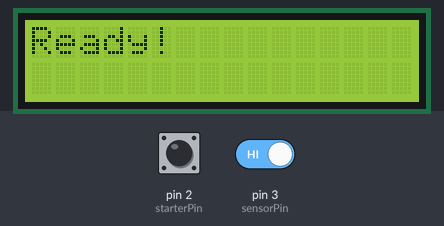
Recording of a sketch running on a simulated Arduino Uno, built with avr-gcc and run on an emulated ATmega328P. Parts: 16×2 character LCD. The test bench sets the inputs (shaded band); at power-on: pin 3 (sensorPin) HIGH, pin 2 (starterPin) LOW.

Above: at 1.2 s.
1.3 s: pin 3 (sensorPin) driven LOW
At 1.8 s:
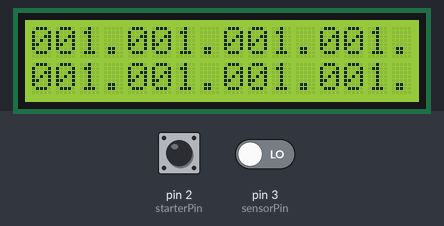
2.8 s: pin 3 (sensorPin) driven HIGH
At 3.4 s:
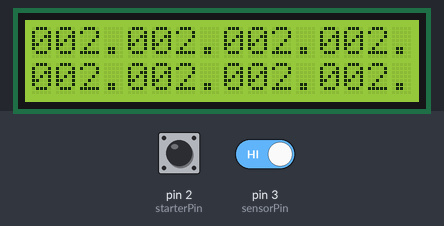
Timing chart, 0 to 5.8 s (numbered marks = the images above; inputs shaded):
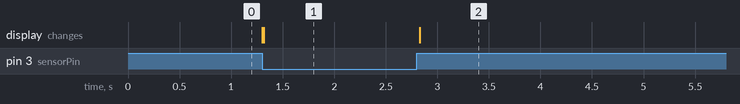

Measured:
- after the input at 1.3 s, the display: first changes at once (image 1 shows a later state)
- after the input at 2.8 s, the display: changes at once (image 2)

The sketch:

race_timer.ino
```cpp
#include <LiquidCrystal.h>

// initialize the library by associating any needed LCD interface pin
// with the arduino pin number it is connected to
const int rs = 12, en = 11, d4 = 5, d5 = 4, d6 = 3, d7 = 2;
LiquidCrystal lcd(rs, en, d4, d5, d6, d7);


const int starterPin = 2;
const int sensorPin = 3;
const int buttonPin = 4;

const int READY = 1;
const int RUNNING = 2;
const int FINISHED = 3;

volatile int raceState = READY;
int buttonState = 0;

volatile unsigned long startTime = 0;
volatile unsigned long endTime = 0;
float duration = 0;

void setup() {

  lcd.begin(16, 2);

  lcd.print("Ready!");

  pinMode(buttonPin, INPUT);
  pinMode(sensorPin, INPUT_PULLUP);
  pinMode(starterPin, INPUT);

  attachInterrupt(digitalPinToInterrupt(starterPin), startRace, HIGH);
  attachInterrupt(digitalPinToInterrupt(sensorPin), finishRace, HIGH);
}

void loop() {
  // put your main code here, to run repeatedly:

  if (raceState != READY) {
    buttonState = digitalRead(buttonPin);
    if (buttonState == HIGH) {
      raceState = READY;
      // reset the timer
      startTime = 0;
      endTime = 0;
      duration = 0;
      lcd.print("Ready!");
    }
  }

  if (raceState == FINISHED) {
    // calculate the time
    duration = (endTime - startTime) / 1000000;

    // print the results to the screen
    lcd.print(duration);
  }
}

void startRace() {
  if (raceState == READY) {
    //start the timer
    startTime = micros();
    raceState = RUNNING;
  }
}

void finishRace() {
  if (raceState = RUNNING) {
    // stop the timer
    endTime = micros();
    raceState = FINISHED;
  }
}
```
